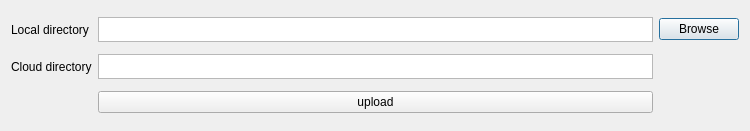
<?xml version="1.0" encoding="UTF-8"?>
<ui version="4.0">
 <class>MenuFileUploadDig</class>
 <widget class="QDialog" name="MenuFileUploadDig">
  <property name="geometry">
   <rect>
    <x>0</x>
    <y>0</y>
    <width>750</width>
    <height>131</height>
   </rect>
  </property>
  <property name="windowTitle">
   <string>Dialog</string>
  </property>
  <layout class="QGridLayout" name="gridLayout">
   <item row="1" column="0">
    <widget class="QLabel" name="label_2">
     <property name="text">
      <string>Cloud directory</string>
     </property>
    </widget>
   </item>
   <item row="0" column="0">
    <widget class="QLabel" name="label">
     <property name="text">
      <string>Local directory</string>
     </property>
    </widget>
   </item>
   <item row="0" column="1">
    <widget class="QTextEdit" name="textEdit">
     <property name="maximumSize">
      <size>
       <width>16777215</width>
       <height>25</height>
      </size>
     </property>
    </widget>
   </item>
   <item row="0" column="3">
    <widget class="QPushButton" name="pushButton">
     <property name="text">
      <string>Browse</string>
     </property>
    </widget>
   </item>
   <item row="1" column="1">
    <widget class="QTextEdit" name="textEdit_2">
     <property name="maximumSize">
      <size>
       <width>16777215</width>
       <height>25</height>
      </size>
     </property>
    </widget>
   </item>
   <item row="2" column="1">
    <widget class="QPushButton" name="pushButton_2">
     <property name="text">
      <string>upload</string>
     </property>
    </widget>
   </item>
  </layout>
 </widget>
 <resources/>
 <connections/>
</ui>
